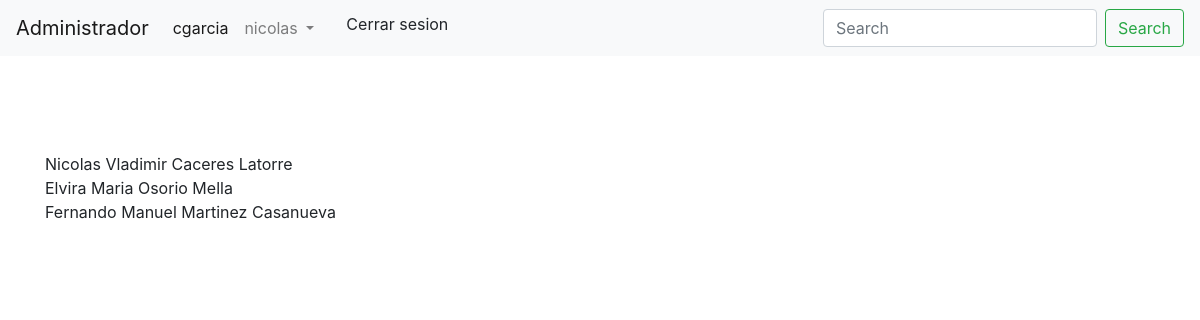
The app's page /administrador/reporte_alumnos (signed in) with its own data.
### alumnos/models.py (models this page shows)
class Alumno(models.Model):
    rut = models.CharField(primary_key=True,max_length=10)
    nombre = models.CharField(max_length=50)
    apellido_paterno = models.CharField(max_length=50)
    apellido_materno = models.CharField(max_length=50)
    fecha_nacimiento = models.DateField(blank=False,null=False)
    id_genero = models.ForeignKey("Genero", on_delete=models.CASCADE, db_column="id_genero")
    telefono = models.CharField(max_length=45)
    email = models.EmailField(unique=True,max_length=100,blank=True,null=True)
    direccion = models.CharField(max_length=100,blank=True,null=True)
    activo = models.IntegerField()
    def __str__(self):
        return str(self.nombre) + " " + str(self.apellido_paterno) + " " + str(self.apellido_materno)

### administrador/views.py (the view)
# urls.py: path('reporte_alumnos', views.reporte_alumnos,name="reporte_alumnos"),
def reporte_alumnos(request):
    alumnos = Alumno.objects.all()
    context = {"alumnos":alumnos}
    return render(request,"administrador/menu.html",context)

### administrador/templates/administrador/menu.html (shortened to what this page needs)
{% extends "administrador/base.html" %}
{% load static %}
{% block content %}
    <div class="container">
        {% if alumnos %}
            <br><br>
            {% for alumno in alumnos %}
                {{alumno}}<br>
            {% endfor %}
        {% endif %}
    </div>
{% endblock %}

### administrador/templates/administrador/base.html (shortened to what this page needs)
{% load static %}
<!DOCTYPE html>
<html lang="en">
<head>
    <link rel="stylesheet" href="https://cdn.jsdelivr.net/npm/bootstrap@4.6.2/dist/css/bootstrap.min.css">
</head>
<body>
  {% if user.is_authenticated %}
  <nav class="navbar navbar-expand-lg navbar-light bg-light">
    <a class="navbar-brand" href="#">Administrador</a>
    <div class="collapse navbar-collapse" id="navbarSupportedContent">
      <ul class="navbar-nav mr-auto">
        <li class="nav-item active">
          <a class="nav-link" href="#">cgarcia <span class="sr-only">(current)</span></a>
        </li>
        <li class="nav-item dropdown">
          <a class="nav-link dropdown-toggle" href="#" role="button" data-toggle="dropdown" aria-expanded="false">
            {% if user.is_authenticated %}
              {{user.username}}
            {% else %}
              <a href="{% url 'login' %}">Login</a>
            {% endif %}
          </a>
        </li>
        <li class="nav-item">
          <a class="dropdown-item" href="{% url 'logout' %}">Cerrar sesion</a>
        </li>
      </ul>
      <form class="form-inline my-2 my-lg-0">
        <input class="form-control mr-sm-2" type="search" placeholder="Search" aria-label="Search">
        <button class="btn btn-outline-success my-2 my-sm-0" type="submit">Search</button>
      </form>
    </div>
  </nav>
  <br>
  <br>
  {% block content %}
  {% endblock %}
  {% else %}
    <h1>No estas conectado</h1>
  {% endif %}
</body>
</html>

### records on screen
Alumno: nombre+apellido_paterno+apellido_materno "Nicolas Vladimir Caceres Latorre"
Alumno: nombre+apellido_paterno+apellido_materno "Elvira Maria Osorio Mella"
Alumno: nombre+apellido_paterno+apellido_materno "Fernando Manuel Martinez Casanueva"

### other values on screen
{{ user.username }} "nicolas"
